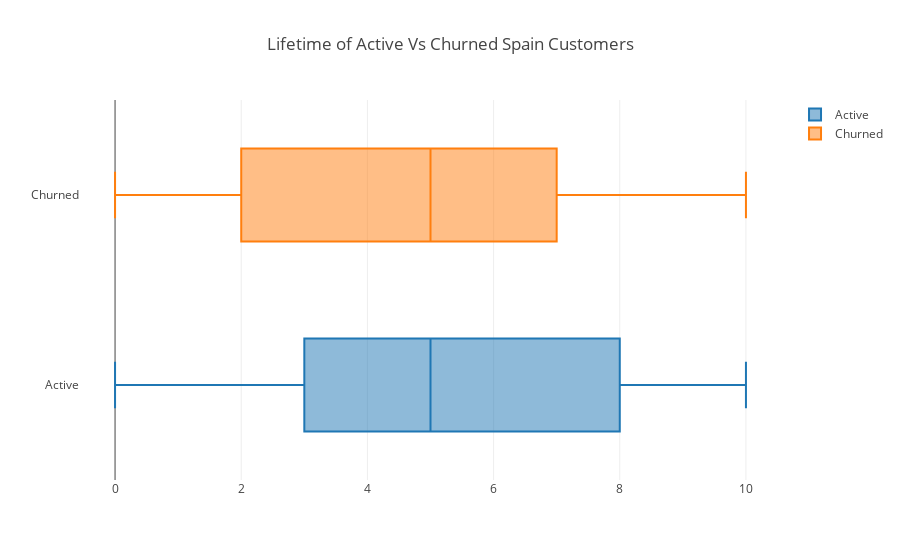

Write notebook code for a chart like this one.
### Code cell
enable_plotly_in_cell()
#import plotly.graph_objs as go
#from plotly.offline import iplot

group_1=go.Box(
    x=active_spain_users['Tenure'], name="Active")
group_2 = go.Box(
    x=churned_spain_users['Tenure'],
    name="Churned")

info = [group_1, group_2]
title = "Lifetime of Active Vs Churned Spain Customers"
iplot({
            "data": info, 
            "layout": {
                "title": title
            }
     })

### Figure 1 — Plotly figure (JSON) as saved in the notebook; plotly's stock layout.template omitted (floating-point values rounded to 4 significant figures; data arrays with more than 128 entries replaced by an {"elided": "..."} marker saying what was removed)
{"data": [{"x": {"elided": "2064 int values"}, "type": "box", "name": "Active", "uid": "26168d08-a823-4dbd-8a13-775a5cfa0bef"}, {"x": {"elided": "413 int values"}, "type": "box", "name": "Churned", "uid": "fc5772ca-f37d-465a-8c5c-9f73acda7382"}], "layout": {"title": {"text": "Lifetime of Active Vs Churned Spain Customers"}}}
